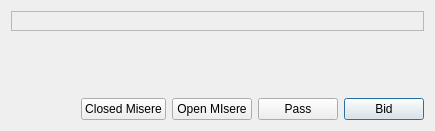
<?xml version="1.0" encoding="UTF-8"?>
<ui version="4.0">
 <class>BidDialog</class>
 <widget class="QDialog" name="BidDialog">
  <property name="windowModality">
   <enum>Qt::WindowModal</enum>
  </property>
  <property name="geometry">
   <rect>
    <x>0</x>
    <y>0</y>
    <width>435</width>
    <height>131</height>
   </rect>
  </property>
  <property name="sizePolicy">
   <sizepolicy hsizetype="Minimum" vsizetype="Minimum">
    <horstretch>0</horstretch>
    <verstretch>0</verstretch>
   </sizepolicy>
  </property>
  <property name="contextMenuPolicy">
   <enum>Qt::NoContextMenu</enum>
  </property>
  <property name="windowTitle">
   <string>Place a bid</string>
  </property>
  <property name="modal">
   <bool>false</bool>
  </property>
  <layout class="QVBoxLayout" name="verticalLayout_2">
   <item>
    <widget class="QFrame" name="frame">
     <property name="frameShape">
      <enum>QFrame::StyledPanel</enum>
     </property>
     <property name="frameShadow">
      <enum>QFrame::Raised</enum>
     </property>
     <layout class="QVBoxLayout" name="verticalLayout">
      <item>
       <widget class="BidGrid" name="bidgrid" native="true"/>
      </item>
     </layout>
    </widget>
   </item>
   <item>
    <spacer name="verticalSpacer">
     <property name="orientation">
      <enum>Qt::Vertical</enum>
     </property>
     <property name="sizeHint" stdset="0">
      <size>
       <width>20</width>
       <height>2</height>
      </size>
     </property>
    </spacer>
   </item>
   <item>
    <layout class="QHBoxLayout" name="horizontalLayout">
     <item>
      <spacer name="horizontalSpacer">
       <property name="orientation">
        <enum>Qt::Horizontal</enum>
       </property>
       <property name="sizeHint" stdset="0">
        <size>
         <width>40</width>
         <height>20</height>
        </size>
       </property>
      </spacer>
     </item>
     <item>
      <widget class="QPushButton" name="buttonClosedMisere">
       <property name="text">
        <string>Closed Misere</string>
       </property>
      </widget>
     </item>
     <item>
      <widget class="QPushButton" name="buttonOpenMisere">
       <property name="text">
        <string>Open MIsere</string>
       </property>
      </widget>
     </item>
     <item>
      <widget class="QPushButton" name="buttonPass">
       <property name="text">
        <string>Pass</string>
       </property>
      </widget>
     </item>
     <item>
      <widget class="QPushButton" name="buttonBid">
       <property name="text">
        <string>Bid</string>
       </property>
       <property name="default">
        <bool>true</bool>
       </property>
      </widget>
     </item>
    </layout>
   </item>
  </layout>
 </widget>
 <customwidgets>
  <customwidget>
   <class>BidGrid</class>
   <extends>QWidget</extends>
   <header>bidgrid.hpp</header>
   <container>1</container>
  </customwidget>
 </customwidgets>
 <resources/>
 <connections/>
</ui>
